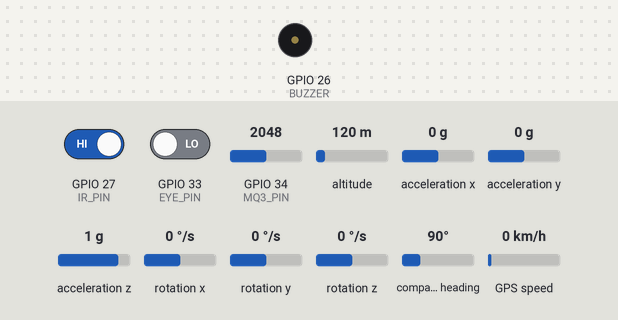
The sketch below on a simulated ESP32. Parts: buzzer (waves = sounding, pin HIGH). Inputs (shaded band) come from the test bench; at power-on: GPIO 27 (IR_PIN) HIGH, acceleration z 1 g, GPIO 33 (EYE_PIN) LOW, GPIO 34 (MQ3_PIN) = 2048, altitude 120 m, acceleration x 0 g, acceleration y 0 g, rotation x 0 °/s, rotation y 0 °/s, rotation z 0 °/s, compass heading 90°, GPS speed 0 km/h. WiFi joins after 1.5 s; servers stay silent unless stated; uploads are accepted with an empty reply; the GPS gets a fix after 3 s at 37.7749, -122.4194 with 8 satellites; nothing arrives over Bluetooth unless stated; what the sketch prints to the serial monitor is not drawn.

Above: at 3.45 s.
3.8 s: GPIO 27 (IR_PIN) driven LOW
At 4.64 s:
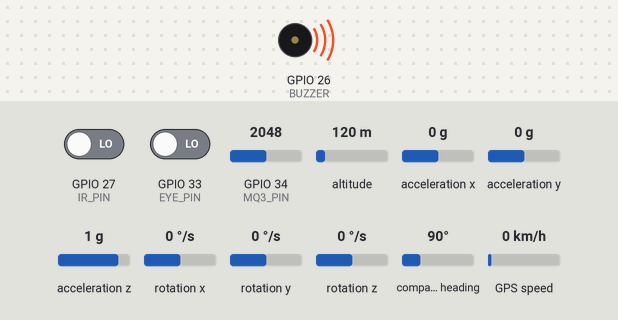
7.3 s: acceleration z set to 0.6 g
8.8 s: acceleration z set to 0.3 g
At 16.4 s:
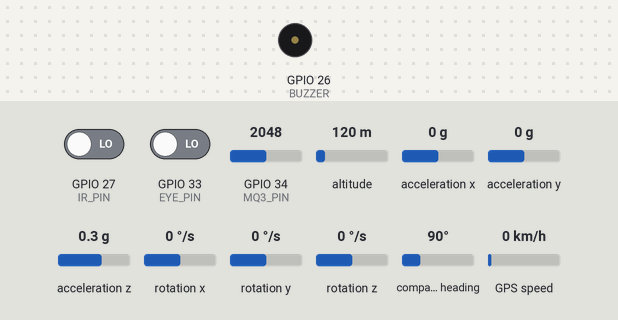
Timing chart, 0 to 17.9 s (numbered marks = the images above; inputs shaded):
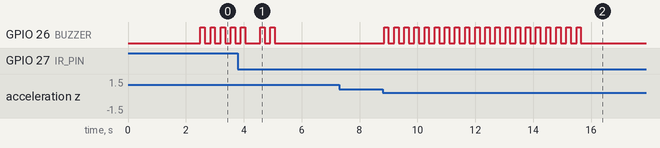

Measured:
- the behaviour switches between 0.5 and 0.4 g on acceleration z (found by bisection; images 1 and 2)
- after the input at 7.3 s, every drawn part: stays the same
- after the input at 8.8 s, GPIO 26 (BUZZER): alternates HIGH for 0.15 s and LOW for 0.20 s, 40 changes in all, then stays LOW, starting after 0.05 s

The sketch:

helmet_connector_c1.ino
```cpp
#include <WiFi.h>
#include <HTTPClient.h>
#include <BluetoothSerial.h>
#include <MPU6050_light.h>
#include <TinyGPS++.h>
#include <HardwareSerial.h>

// ==================== CHANGE THESE ====================
const char* ssid = "OPPO Reno13 5G e39u";
const char* password = "ykaa5224";

// Use your PC/server local IP (not localhost)
const char* SERVER_IP = " 10.220.237.201";
const char* USER_ID   = "695409cec0c0700560f15c3a"; // your MongoDB user _id

#define SENDER_EMAIL      "aaditaygawade01@gmail.com"
#define SENDER_APP_PASS   "inuv fxsm zkhh pnay"
#define RECIPIENT_EMAIL   "personsawant@gmail.com"

// ======================================================

#define MQ3_PIN     34
#define IR_PIN      27
#define EYE_PIN     33
#define BUZZER      26

// GPS pins
#define GPS_RX  16
#define GPS_TX  17

// Thresholds and timing
int alcoholThreshold = 1500;           // tune for your MQ-3
float fallThreshold = 2.5;             // tune for your MPU6050
const unsigned long DROWSY_TIME = 5000;
const unsigned long DIAGNOSTICS_INTERVAL = 5000;  // send every 5s
const unsigned long FALL_COOLDOWN = 30000;        // 30s no-repeat

// States
int previousIRState = HIGH;
bool alcoholDetected = false;
bool previousAlcoholState = false;

unsigned long eyeClosedStartTime = 0;
bool isDrowsy = false;

MPU6050 mpu(Wire);
bool fallDetected = false;
unsigned long lastFallSentAt = 0;

HardwareSerial gpsSerial(2);
TinyGPSPlus gps;

BluetoothSerial SerialBT;
String bikeName = "BikeBT";
bool btConnected = false;

unsigned long lastDiagnosticsSentAt = 0;

void setup() {
  Serial.begin(115200);
  pinMode(IR_PIN, INPUT);
  pinMode(EYE_PIN, INPUT);
  pinMode(BUZZER, OUTPUT);
  digitalWrite(BUZZER, LOW);

  connectToWiFi();

  // MPU6050
  Wire.begin(21, 22);
  byte status = mpu.begin();
  if (status != 0) Serial.println("MPU6050 failed");
  else {
    Serial.println("MPU6050 Found!");
    mpu.calcOffsets();
  }

  // GPS
  gpsSerial.begin(9600, SERIAL_8N1, GPS_RX, GPS_TX);

  // Bluetooth
  SerialBT.begin("HelmetBT", true);
  btConnected = SerialBT.connect(bikeName);
  if (btConnected) Serial.println(">>> CONNECTED TO BikeBT!");

  Serial.println("Smart Helmet READY (HTTP alerts via server)");
}

void loop() {
  int currentIRState = digitalRead(IR_PIN);
  int eyeState = digitalRead(EYE_PIN);
  int alcoholValue = analogRead(MQ3_PIN);

  // Helmet beep when IR transition HIGH -> LOW
  if (previousIRState == HIGH && currentIRState == LOW) beep(2);
  previousIRState = currentIRState;

  // Alcohol detection (value above threshold)
  alcoholDetected = (alcoholValue > alcoholThreshold);
  if (!previousAlcoholState && alcoholDetected) {
    beep(5);
    Serial.println("Alcohol detected!");
    sendAlcoholAlert();
  }
  previousAlcoholState = alcoholDetected;

  // Drowsiness detection
  if (eyeState == HIGH) {
    if (eyeClosedStartTime == 0) eyeClosedStartTime = millis();
    else if (millis() - eyeClosedStartTime >= DROWSY_TIME && !isDrowsy) isDrowsy = true;
  } else {
    eyeClosedStartTime = 0;
    isDrowsy = false;
  }
  digitalWrite(BUZZER, isDrowsy ? HIGH : LOW);

  // Fall detection using accel magnitude (old logic restored)
  mpu.update();
  float accelMag = sqrt(mpu.getAccX()*mpu.getAccX() + mpu.getAccY()*mpu.getAccY() + mpu.getAccZ()*mpu.getAccZ());

  if (accelMag > fallThreshold || accelMag < 0.5) {
    if (!fallDetected) {
      beep(20);
      sendFallAlert();   // one HTTP POST to server
      fallDetected = true;
    }
  } else {
    fallDetected = false;
  }

  // GPS update
  while (gpsSerial.available() > 0) gps.encode(gpsSerial.read());

  // Bluetooth status broadcast (IR logic inverted)
  if (!SerialBT.connected()) {
    btConnected = SerialBT.connect(bikeName);
  } else {
    bool isSafe = (currentIRState == LOW) && !alcoholDetected && !isDrowsy && !fallDetected;
    SerialBT.println(isSafe ? "SAFE" : "UNSAFE");
    Serial.println(isSafe ? "Sending: SAFE" : "Sending: UNSAFE");
  }

  // IR logic inverted: LOW = SAFE, HIGH = UNSAFE
  if (currentIRState == LOW) {
    sendSafeReset();
  }

  // Periodic diagnostics
  unsigned long now = millis();
  if (WiFi.status() == WL_CONNECTED && now - lastDiagnosticsSentAt >= DIAGNOSTICS_INTERVAL) {
    sendDiagnostics(alcoholValue, currentIRState);
    lastDiagnosticsSentAt = now;
  }

  delay(100);
}

void sendAlcoholAlert() {
  if (WiFi.status() != WL_CONNECTED) return;
  String url = String("http://") + SERVER_IP + ":3000/alert/alcohol";
  String location = getLocationLink();   // same helper you use for fall
  HTTPClient http;
  http.begin(url);
  http.addHeader("Content-Type", "application/json");
  String payload = String("{\"userId\":\"") + USER_ID + "\", \"location\":\"" + location + "\"}";
  int code = http.POST(payload);
  Serial.print("Alcohol POST response: "); Serial.println(code);
  http.end();
}

// -------------------- Helpers --------------------

String getLocationLink() {
  if (gps.location.isValid()) {
    String lat = String(gps.location.lat(), 6);
    String lng = String(gps.location.lng(), 6);
    return "https://maps.google.com/?q=" + lat + "," + lng;
  }
  return "GPS not fixed yet";
}

void connectToWiFi() {
  WiFi.begin(ssid, password);
  Serial.print("Connecting WiFi");
  while (WiFi.status() != WL_CONNECTED) {
    delay(500);
    Serial.print(".");
  }
  Serial.println("\nWiFi Connected!");
}

void beep(int times) {
  for (int i = 0; i < times; i++) {
    digitalWrite(BUZZER, HIGH); delay(150);
    digitalWrite(BUZZER, LOW); delay(200);
  }
}

void sendFallAlert() {
  if (WiFi.status() != WL_CONNECTED) return;
  String url = String("http://") + SERVER_IP + ":3000/alert/fall";
  String location = getLocationLink();
  HTTPClient http;
  http.begin(url);
  http.addHeader("Content-Type", "application/json");
  String payload = String("{\"userId\":\"") + USER_ID + "\", \"location\":\"" + location + "\"}";
  int code = http.POST(payload);
  Serial.print("Fall POST response: "); Serial.println(code);
  http.end();
}

void sendSafeReset() {
  if (WiFi.status() != WL_CONNECTED) return;
  String url = String("http://") + SERVER_IP + ":3000/alert/reset";
  HTTPClient http;
  http.begin(url);
  http.addHeader("Content-Type", "application/json");
  String payload = String("{\"userId\":\"") + USER_ID + "\"}";
  int code = http.POST(payload);
  Serial.print("Reset POST response: "); Serial.println(code);
  http.end();
}

void sendDiagnostics(int alcoholValue, int irState) {
  if (WiFi.status() != WL_CONNECTED) return;

  bool accelerometerActive = true;
  bool gyroscopeActive = true;
  bool alcoholSensorActive = (alcoholValue >= 0 && alcoholValue <= 4095);
  bool gpsActive = gps.location.isValid();
  bool irActive = (irState == LOW); // inverted

  String url = String("http://") + SERVER_IP + ":3000/alert/diagnostics";
  HTTPClient http;
  http.begin(url);
  http.addHeader("Content-Type", "application/json");

  String json = String("{\"userId\":\"") + USER_ID + "\",\"status\":{"
               + "\"accelerometer\":" + (accelerometerActive ? "true" : "false") + ","
               + "\"gyroscope\":"     + (gyroscopeActive ? "true" : "false") + ","
               + "\"alcoholSensor\":" + (alcoholSensorActive ? "true" : "false") + ","
               + "\"gps\":"           + (gpsActive ? "true" : "false")
               + "},\"alcohol\":" + String(alcoholValue) + "}";

  int code = http.POST(json);
  Serial.print("Diagnostics POST response: "); Serial.println(code);
  http.end();
}
```
